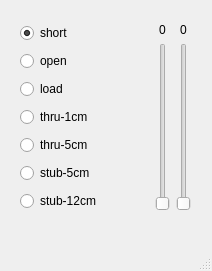
<?xml version="1.0" encoding="UTF-8"?>
<ui version="4.0">
 <class>xavna_mock_ui_dialog</class>
 <widget class="QMainWindow" name="xavna_mock_ui_dialog">
  <property name="geometry">
   <rect>
    <x>0</x>
    <y>0</y>
    <width>212</width>
    <height>271</height>
   </rect>
  </property>
  <property name="windowTitle">
   <string>MainWindow</string>
  </property>
  <widget class="QWidget" name="centralwidget">
   <widget class="QWidget" name="layoutWidget">
    <property name="geometry">
     <rect>
      <x>20</x>
      <y>21</y>
      <width>171</width>
      <height>192</height>
     </rect>
    </property>
    <layout class="QGridLayout" name="gridLayout">
     <item row="0" column="0">
      <widget class="QRadioButton" name="radioButton">
       <property name="text">
        <string>short</string>
       </property>
       <property name="checked">
        <bool>true</bool>
       </property>
       <attribute name="buttonGroup">
        <string notr="true">buttonGroup</string>
       </attribute>
      </widget>
     </item>
     <item row="0" column="1" rowspan="7">
      <layout class="QGridLayout" name="gridLayout_2">
       <item row="0" column="0">
        <widget class="QLabel" name="l_slider1">
         <property name="text">
          <string>0</string>
         </property>
         <property name="alignment">
          <set>Qt::AlignCenter</set>
         </property>
        </widget>
       </item>
       <item row="0" column="1">
        <widget class="QLabel" name="l_slider2">
         <property name="text">
          <string>0</string>
         </property>
         <property name="alignment">
          <set>Qt::AlignCenter</set>
         </property>
        </widget>
       </item>
       <item row="1" column="0">
        <widget class="QSlider" name="slider1">
         <property name="toolTip">
          <string>Cable 1 length (mm)</string>
         </property>
         <property name="maximum">
          <number>500</number>
         </property>
         <property name="orientation">
          <enum>Qt::Vertical</enum>
         </property>
         <property name="invertedAppearance">
          <bool>false</bool>
         </property>
         <property name="invertedControls">
          <bool>false</bool>
         </property>
         <property name="tickPosition">
          <enum>QSlider::NoTicks</enum>
         </property>
        </widget>
       </item>
       <item row="1" column="1">
        <widget class="QSlider" name="slider2">
         <property name="toolTip">
          <string>Cable 2 length (mm)</string>
         </property>
         <property name="maximum">
          <number>500</number>
         </property>
         <property name="orientation">
          <enum>Qt::Vertical</enum>
         </property>
         <property name="invertedAppearance">
          <bool>false</bool>
         </property>
         <property name="invertedControls">
          <bool>false</bool>
         </property>
         <property name="tickPosition">
          <enum>QSlider::NoTicks</enum>
         </property>
        </widget>
       </item>
      </layout>
     </item>
     <item row="1" column="0">
      <widget class="QRadioButton" name="radioButton_2">
       <property name="text">
        <string>open</string>
       </property>
       <attribute name="buttonGroup">
        <string notr="true">buttonGroup</string>
       </attribute>
      </widget>
     </item>
     <item row="2" column="0">
      <widget class="QRadioButton" name="radioButton_3">
       <property name="text">
        <string>load</string>
       </property>
       <attribute name="buttonGroup">
        <string notr="true">buttonGroup</string>
       </attribute>
      </widget>
     </item>
     <item row="3" column="0">
      <widget class="QRadioButton" name="radioButton_4">
       <property name="text">
        <string>thru-1cm</string>
       </property>
       <attribute name="buttonGroup">
        <string notr="true">buttonGroup</string>
       </attribute>
      </widget>
     </item>
     <item row="4" column="0">
      <widget class="QRadioButton" name="radioButton_5">
       <property name="text">
        <string>thru-5cm</string>
       </property>
       <attribute name="buttonGroup">
        <string notr="true">buttonGroup</string>
       </attribute>
      </widget>
     </item>
     <item row="5" column="0">
      <widget class="QRadioButton" name="radioButton_6">
       <property name="text">
        <string>stub-5cm</string>
       </property>
       <attribute name="buttonGroup">
        <string notr="true">buttonGroup</string>
       </attribute>
      </widget>
     </item>
     <item row="6" column="0">
      <widget class="QRadioButton" name="radioButton_7">
       <property name="text">
        <string>stub-12cm</string>
       </property>
       <attribute name="buttonGroup">
        <string notr="true">buttonGroup</string>
       </attribute>
      </widget>
     </item>
    </layout>
   </widget>
  </widget>
  <widget class="QMenuBar" name="menubar">
   <property name="geometry">
    <rect>
     <x>0</x>
     <y>0</y>
     <width>212</width>
     <height>21</height>
    </rect>
   </property>
  </widget>
  <widget class="QStatusBar" name="statusbar"/>
 </widget>
 <resources/>
 <connections/>
 <buttongroups>
  <buttongroup name="buttonGroup"/>
 </buttongroups>
</ui>
